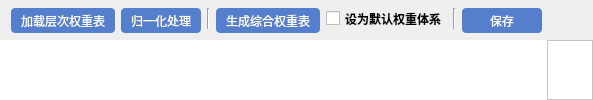
             <widget class="QWidget" name="cen_page">
              <property name="enabled">
               <bool>true</bool>
              </property>
              <layout class="QVBoxLayout" name="verticalLayout_4">
               <property name="spacing">
                <number>0</number>
               </property>
               <property name="leftMargin">
                <number>0</number>
               </property>
               <property name="topMargin">
                <number>0</number>
               </property>
               <property name="rightMargin">
                <number>0</number>
               </property>
               <property name="bottomMargin">
                <number>0</number>
               </property>
               <item>
                <widget class="QFrame" name="cen_header">
                 <property name="sizePolicy">
                  <sizepolicy hsizetype="Expanding" vsizetype="Expanding">
                   <horstretch>0</horstretch>
                   <verstretch>0</verstretch>
                  </sizepolicy>
                 </property>
                 <property name="minimumSize">
                  <size>
                   <width>0</width>
                   <height>20</height>
                  </size>
                 </property>
                 <property name="maximumSize">
                  <size>
                   <width>16777215</width>
                   <height>40</height>
                  </size>
                 </property>
                 <property name="styleSheet">
                  <string notr="true">background:rgb(187, 210, 243);
QPushButton {
            text-align: left;
            padding-left: 10px;
            padding-right: 10px;
            icon-size: 16px;
}</string>
                 </property>
                 <layout class="QHBoxLayout" name="horizontalLayout_5">
                  <property name="leftMargin">
                   <number>11</number>
                  </property>
                  <property name="topMargin">
                   <number>0</number>
                  </property>
                  <property name="rightMargin">
                   <number>11</number>
                  </property>
                  <property name="bottomMargin">
                   <number>0</number>
                  </property>
                  <item>
                   <layout class="QHBoxLayout" name="horizontalLayout_7">
                    <property name="topMargin">
                     <number>8</number>
                    </property>
                    <property name="bottomMargin">
                     <number>11</number>
                    </property>
                    <item>
                     <widget class="QPushButton" name="c_load_pushButton">
                      <property name="minimumSize">
                       <size>
                        <width>0</width>
                        <height>25</height>
                       </size>
                      </property>
                      <property name="styleSheet">
                       <string notr="true">QPushButton {
    background-color: rgb(85, 127, 204); /* 按钮背景色 */
    color: #ffffff; /* 字体颜色 */
	border-radius: 4px; /* 圆角半径 */
    text-align: left;
    padding-left: 10px;
    padding-right: 10px;
    icon-size: 16px;
}
</string>
                      </property>
                      <property name="text">
                       <string>加载层次权重表</string>
                      </property>
                      <property name="icon">
                       <iconset theme="QIcon::ThemeIcon::DocumentPageSetup"/>
                      </property>
                     </widget>
                    </item>
                    <item>
                     <widget class="QPushButton" name="c_gui_pushButton">
                      <property name="sizePolicy">
                       <sizepolicy hsizetype="Minimum" vsizetype="Preferred">
                        <horstretch>0</horstretch>
                        <verstretch>0</verstretch>
                       </sizepolicy>
                      </property>
                      <property name="minimumSize">
                       <size>
                        <width>0</width>
                        <height>25</height>
                       </size>
                      </property>
                      <property name="styleSheet">
                       <string notr="true">QPushButton {
    background-color: rgb(85, 127, 204); /* 按钮背景色 */
    color: #ffffff; /* 字体颜色 */
	border-radius: 4px; /* 圆角半径 */
    text-align: left;
    padding-left: 10px;
    padding-right: 10px;
    icon-size: 16px;
}
</string>
                      </property>
                      <property name="text">
                       <string>归一化处理</string>
                      </property>
                      <property name="icon">
                       <iconset theme="QIcon::ThemeIcon::HelpAbout"/>
                      </property>
                     </widget>
                    </item>
                    <item>
                     <widget class="Line" name="line_9">
                      <property name="maximumSize">
                       <size>
                        <width>16777215</width>
                        <height>16777215</height>
                       </size>
                      </property>
                      <property name="orientation">
                       <enum>Qt::Orientation::Vertical</enum>
                      </property>
                     </widget>
                    </item>
                    <item>
                     <widget class="QPushButton" name="c_sheng_pushButton_2">
                      <property name="minimumSize">
                       <size>
                        <width>0</width>
                        <height>25</height>
                       </size>
                      </property>
                      <property name="styleSheet">
                       <string notr="true">QPushButton {
    background-color: rgb(85, 127, 204); /* 按钮背景色 */
    color: #ffffff; /* 字体颜色 */
	border-radius: 4px; /* 圆角半径 */
            text-align: left;
            padding-left: 10px;
            padding-right: 10px;
            icon-size: 16px;
}
</string>
                      </property>
                      <property name="text">
                       <string>生成综合权重表</string>
                      </property>
                      <property name="icon">
                       <iconset theme="QIcon::ThemeIcon::AddressBookNew"/>
                      </property>
                     </widget>
                    </item>
                    <item>
                     <widget class="QCheckBox" name="c_checkBox">
                      <property name="font">
                       <font>
                        <bold>true</bold>
                       </font>
                      </property>
                      <property name="text">
                       <string>设为默认权重体系</string>
                      </property>
                     </widget>
                    </item>
                    <item>
                     <widget class="Line" name="line_10">
                      <property name="maximumSize">
                       <size>
                        <width>16777215</width>
                        <height>16777215</height>
                       </size>
                      </property>
                      <property name="orientation">
                       <enum>Qt::Orientation::Vertical</enum>
                      </property>
                     </widget>
                    </item>
                    <item>
                     <widget class="QPushButton" name="c_save_pushButton">
                      <property name="sizePolicy">
                       <sizepolicy hsizetype="Fixed" vsizetype="Preferred">
                        <horstretch>0</horstretch>
                        <verstretch>0</verstretch>
                       </sizepolicy>
                      </property>
                      <property name="minimumSize">
                       <size>
                        <width>80</width>
                        <height>25</height>
                       </size>
                      </property>
                      <property name="maximumSize">
                       <size>
                        <width>80</width>
                        <height>16777215</height>
                       </size>
                      </property>
                      <property name="styleSheet">
                       <string notr="true">QPushButton {
    background-color: rgb(85, 127, 204); /* 按钮背景色 */
    color: #ffffff; /* 字体颜色 */
	border-radius: 4px; /* 圆角半径 */
    icon-size: 16px;
}
</string>
                      </property>
                      <property name="text">
                       <string>保存</string>
                      </property>
                      <property name="icon">
                       <iconset theme="QIcon::ThemeIcon::DocumentSave"/>
                      </property>
                     </widget>
                    </item>
                    <item>
                     <spacer name="horizontalSpacer_3">
                      <property name="orientation">
                       <enum>Qt::Orientation::Horizontal</enum>
                      </property>
                      <property name="sizeHint" stdset="0">
                       <size>
                        <width>40</width>
                        <height>20</height>
                       </size>
                      </property>
                     </spacer>
                    </item>
                   </layout>
                  </item>
                 </layout>
                </widget>
               </item>
               <item>
                <widget class="QWidget" name="cen_widget" native="true">
                 <property name="sizePolicy">
                  <sizepolicy hsizetype="Preferred" vsizetype="Expanding">
                   <horstretch>0</horstretch>
                   <verstretch>0</verstretch>
                  </sizepolicy>
                 </property>
                 <property name="styleSheet">
                  <string notr="true">background-color: rgb(255, 255, 255);</string>
                 </property>
                 <layout class="QHBoxLayout" name="horizontalLayout_4">
                  <property name="spacing">
                   <number>0</number>
                  </property>
                  <property name="leftMargin">
                   <number>0</number>
                  </property>
                  <property name="topMargin">
                   <number>0</number>
                  </property>
                  <property name="rightMargin">
                   <number>0</number>
                  </property>
                  <property name="bottomMargin">
                   <number>0</number>
                  </property>
                  <item>
                   <widget class="QWidget" name="cen_tree_display" native="true">
                    <property name="sizePolicy">
                     <sizepolicy hsizetype="Expanding" vsizetype="Expanding">
                      <horstretch>0</horstretch>
                      <verstretch>0</verstretch>
                     </sizepolicy>
                    </property>
                    <property name="minimumSize">
                     <size>
                      <width>500</width>
                      <height>0</height>
                     </size>
                    </property>
                    <property name="styleSheet">
                     <string notr="true"/>
                    </property>
                   </widget>
                  </item>
                  <item>
                   <widget class="QStackedWidget" name="weught_display_st">
                    <property name="sizePolicy">
                     <sizepolicy hsizetype="Expanding" vsizetype="Expanding">
                      <horstretch>0</horstretch>
                      <verstretch>0</verstretch>
                     </sizepolicy>
                    </property>
                    <property name="styleSheet">
                     <string notr="true"/>
                    </property>
                    <widget class="QWidget" name="page"/>
                    <widget class="QWidget" name="page_2">
                     <layout class="QHBoxLayout" name="horizontalLayout_8">
                      <property name="spacing">
                       <number>0</number>
                      </property>
                      <property name="leftMargin">
                       <number>0</number>
                      </property>
                      <property name="topMargin">
                       <number>0</number>
                      </property>
                      <property name="rightMargin">
                       <number>0</number>
                      </property>
                      <property name="bottomMargin">
                       <number>0</number>
                      </property>
                     </layout>
                    </widget>
                   </widget>
                  </item>
                  <item>
                   <widget class="QFrame" name="side_z_c">
                    <property name="sizePolicy">
                     <sizepolicy hsizetype="Expanding" vsizetype="Expanding">
                      <horstretch>0</horstretch>
                      <verstretch>0</verstretch>
                     </sizepolicy>
                    </property>
                    <property name="minimumSize">
                     <size>
                      <width>28</width>
                      <height>0</height>
                     </size>
                    </property>
                    <property name="frameShape">
                     <enum>QFrame::Shape::StyledPanel</enum>
                    </property>
                    <property name="frameShadow">
                     <enum>QFrame::Shadow::Raised</enum>
                    </property>
                   </widget>
                  </item>
                 </layout>
                 <zorder>side_z_c</zorder>
                 <zorder>cen_tree_display</zorder>
                 <zorder>weught_display_st</zorder>
                </widget>
               </item>
              </layout>
             </widget>
